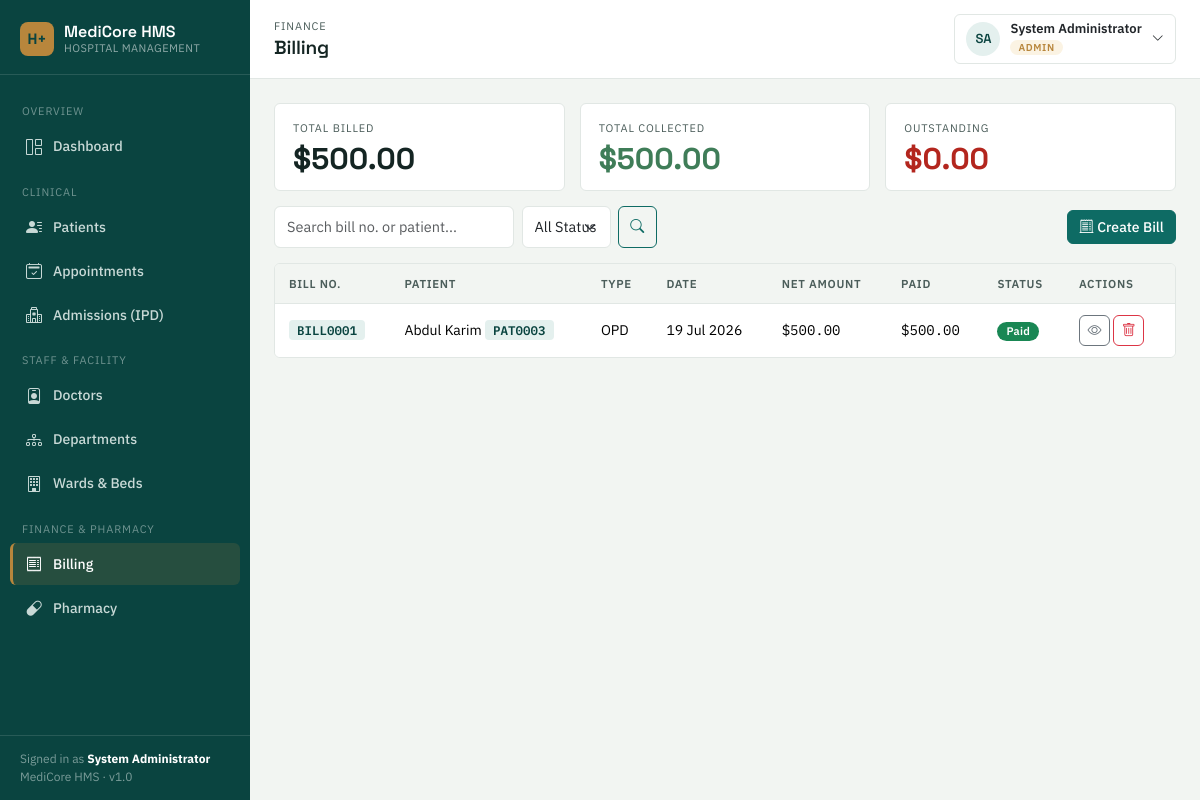
/billing/list.php (signed in), run on the app's committed database.
### tables this page shows
CREATE TABLE bills (
    id INT AUTO_INCREMENT PRIMARY KEY,
    bill_no VARCHAR(20) UNIQUE,
    patient_id INT NOT NULL,
    bill_type ENUM('OPD','IPD','Pharmacy','Lab','Other') DEFAULT 'OPD',
    reference_id INT NULL,
    total_amount DECIMAL(10,2) DEFAULT 0,
    discount DECIMAL(10,2) DEFAULT 0,
    tax DECIMAL(10,2) DEFAULT 0,
    net_amount DECIMAL(10,2) DEFAULT 0,
    paid_amount DECIMAL(10,2) DEFAULT 0,
    payment_method ENUM('Cash','Card','Insurance','Online') DEFAULT 'Cash',
    status ENUM('paid','partial','unpaid') DEFAULT 'unpaid',
    bill_date DATETIME DEFAULT CURRENT_TIMESTAMP,
    FOREIGN KEY (patient_id) REFERENCES patients(id) ON DELETE CASCADE
);

CREATE TABLE patients (
    id INT AUTO_INCREMENT PRIMARY KEY,
    patient_code VARCHAR(20) UNIQUE,
    name VARCHAR(100) NOT NULL,
    dob DATE NULL,
    gender ENUM('Male','Female','Other') DEFAULT 'Other',
    blood_group VARCHAR(5),
    phone VARCHAR(20),
    email VARCHAR(100),
    address TEXT,
    emergency_contact_name VARCHAR(100),
    emergency_contact_phone VARCHAR(20),
    medical_history TEXT,
    status ENUM('active','inactive') DEFAULT 'active',
    created_at TIMESTAMP DEFAULT CURRENT_TIMESTAMP
);

### billing/list.php (the view, shortened to what this page needs)
<?php
require_once '../config/database.php';
require_once '../includes/functions.php';
$search = trim($_GET['q'] ?? '');
$sql = "SELECT b.*, p.name AS patient_name, p.patient_code FROM bills b JOIN patients p ON b.patient_id = p.id WHERE 1=1";
$params = [];
$sql .= " ORDER BY b.bill_date DESC";
$stmt = $pdo->prepare($sql);
$stmt->execute($params);
$bills = $stmt->fetchAll();
$totals = $pdo->query("SELECT COALESCE(SUM(net_amount),0) net, COALESCE(SUM(paid_amount),0) paid FROM bills")->fetch();
require_once '../includes/header.php';
?>
<div class="row g-3 mb-3">
    <div class="col-6 col-md-4">
        <div class="stat-tile"><span class="eyebrow">Total Billed</span><div class="stat-number">$<?= formatMoney($totals['net']) ?></div></div>
    </div>
    <div class="col-6 col-md-4">
        <div class="stat-tile"><span class="eyebrow">Total Collected</span><div class="stat-number" style="color:var(--success)">$<?= formatMoney($totals['paid']) ?></div></div>
    </div>
    <div class="col-6 col-md-4">
        <div class="stat-tile"><span class="eyebrow">Outstanding</span><div class="stat-number" style="color:var(--danger)">$<?= formatMoney($totals['net'] - $totals['paid']) ?></div></div>
    </div>
</div>
<div class="d-flex justify-content-between align-items-center flex-wrap gap-2 mb-3">
    <form class="d-flex gap-2" method="GET">
        <input type="text" name="q" class="form-control" placeholder="Search bill no. or patient..." value="<?= sanitize($search) ?>" style="min-width:240px;">
        <select name="status" class="form-select" style="max-width:160px;">
            <option value="">All Status</option>
        </select>
        <button class="btn btn-outline-primary"><i class="bi bi-search"></i></button>
    </form>
    <a href="add.php" class="btn btn-primary"><i class="bi bi-receipt-cutoff me-1"></i>Create Bill</a>
</div>
<div class="table-wrap">
    <table class="data-table table table-hover mb-0">
        <thead><tr><th>Bill No.</th><th>Patient</th><th>Type</th><th>Date</th><th>Net Amount</th><th>Paid</th><th>Status</th><th style="width:110px;">Actions</th></tr></thead>
        <tbody>
        <?php foreach ($bills as $b): ?>
            <tr>
                <td><span class="bill-no-chip"><?= sanitize($b['bill_no']) ?></span></td>
                <td><?= sanitize($b['patient_name']) ?> <span class="patient-code-chip"><?= sanitize($b['patient_code']) ?></span></td>
                <td><?= sanitize($b['bill_type']) ?></td>
                <td><?= formatDate($b['bill_date']) ?></td>
                <td class="mono">$<?= formatMoney($b['net_amount']) ?></td>
                <td class="mono">$<?= formatMoney($b['paid_amount']) ?></td>
                <td><?= statusBadge($b['status']) ?></td>
                <td>
                    <a href="view.php?id=<?= $b['id'] ?>" class="btn btn-sm btn-outline-secondary" title="View"><i class="bi bi-eye"></i></a>
                    <form action="delete.php" method="POST" class="d-inline" onsubmit="return confirm('Delete this bill? This cannot be undone.');">
                        <button class="btn btn-sm btn-outline-danger" title="Delete"><i class="bi bi-trash"></i></button>
                    </form>
                </td>
            </tr>
        <?php endforeach; ?>
        </tbody>
    </table>
</div>
<?php require_once '../includes/footer.php'; ?>

### includes/functions.php (shortened to what this page needs)
<?php
function sanitize($data) {
    return htmlspecialchars(trim($data ?? ''), ENT_QUOTES, 'UTF-8');
}
function formatDate($date, $format = 'd M Y') {
    $ts = strtotime($date);
    return $ts ? date($format, $ts) : '—';
}
function formatMoney($amount) {
    return number_format((float)$amount, 2);
}
function statusBadge($status) {
    $map = [
        'active'     => 'success',
        'inactive'   => 'secondary',
        'scheduled'  => 'primary',
        'completed'  => 'success',
        'cancelled'  => 'danger',
        'available'  => 'success',
        'occupied'   => 'danger',
        'maintenance'=> 'warning',
        'admitted'   => 'primary',
        'discharged' => 'success',
        'paid'       => 'success',
        'partial'    => 'warning',
        'unpaid'     => 'danger',
    ];
    $class = $map[$status] ?? 'secondary';
    return '<span class="badge badge-status bg-' . $class . '">' . ucfirst(sanitize($status)) . '</span>';
}

### assets/css/style.css (style rules this page uses)
:root { --ink: #142523; --ink-soft: #4B5D5A; --paper: #F2F5F2; --surface: #FFFFFF; --primary: #0E6B64; --primary-deep: #0A4440; --primary-tint: #E4F0EE; --accent-gold: #B8863C; --accent-gold-tint: #FBF3E3; --danger: #B3261E; --danger-tint: #FBEAE9; --success: #3F7D58; --success-tint: #EAF4EC; --warning: #B8863C; --warning-tint: #FBF3E3; --line: #E1E7E4; --radius: 6px; --shadow-sm: 0 1px 2px rgba(20, 37, 35, 0.06); }
* { box-sizing: border-box; }
html, body { background: var(--paper); color: var(--ink); font-family: 'IBM Plex Sans', -apple-system, BlinkMacSystemFont, sans-serif; font-size: 15px; }
code, .mono, .stat-number, .code-chip, table td.mono-cell { font-family: 'IBM Plex Mono', ui-monospace, monospace; }
a { color: var(--primary); text-decoration: none; }
.stat-tile { background: var(--surface); border: 1px solid var(--line); border-radius: var(--radius); padding: 16px 18px; position: relative; overflow: hidden; }
.stat-tile .eyebrow { font-size: 11px; text-transform: uppercase; letter-spacing: 0.08em; color: var(--ink-soft); margin-bottom: 8px; display:block; }
.stat-tile .stat-number { font-family: 'Space Grotesk', sans-serif; font-size: 30px; font-weight: 700; color: var(--ink); line-height: 1; }
.table-wrap { background: var(--surface); border: 1px solid var(--line); border-radius: var(--radius); overflow: hidden; }
table.data-table { margin-bottom: 0; }
table.data-table thead th { background: var(--paper); font-size: 11.5px; text-transform: uppercase; letter-spacing: 0.06em; color: var(--ink-soft); font-weight: 600; border-bottom: 1px solid var(--line); white-space: nowrap; padding: 11px 14px; }
table.data-table tbody td { padding: 11px 14px; vertical-align: middle; border-bottom: 1px solid var(--line); font-size: 14px; }
table.data-table tbody tr:last-child td { border-bottom: none; }
.badge-status { font-weight: 600; font-size: 11px; letter-spacing: 0.02em; padding: 4px 9px; border-radius: 20px; }
.btn { border-radius: var(--radius); font-weight: 500; font-size: 14px; }
.btn-primary { background: var(--primary); border-color: var(--primary); }
.btn-outline-primary { color: var(--primary); border-color: var(--primary); }
.form-control, .form-select { border-color: var(--line); border-radius: var(--radius); font-size: 14.5px; padding: 9px 12px; }
.patient-code-chip, .bill-no-chip { font-family: 'IBM Plex Mono', monospace; font-weight: 600; font-size: 12.5px; background: var(--primary-tint); color: var(--primary-deep); padding: 2px 8px; border-radius: 4px; }

### data on the page
bills: bill_no "BILL0001", patient.name "Abdul Karim", patient.patient_code "PAT0003", bill_type "OPD", bill_date "19 Jul 2026", net_amount "500.00", paid_amount "500.00", status "Paid"

### other printed values
$__u['full_name'] "System Administrator"
$pageEyebrow "FINANCE"
$pageTitle "Billing"
$__initials "SA"
$__u['role'] "ADMIN"
formatMoney($totals['net']) "500.00"
formatMoney($totals['paid']) "500.00"
formatMoney($totals['net'] - $totals['paid']) "0.00"
